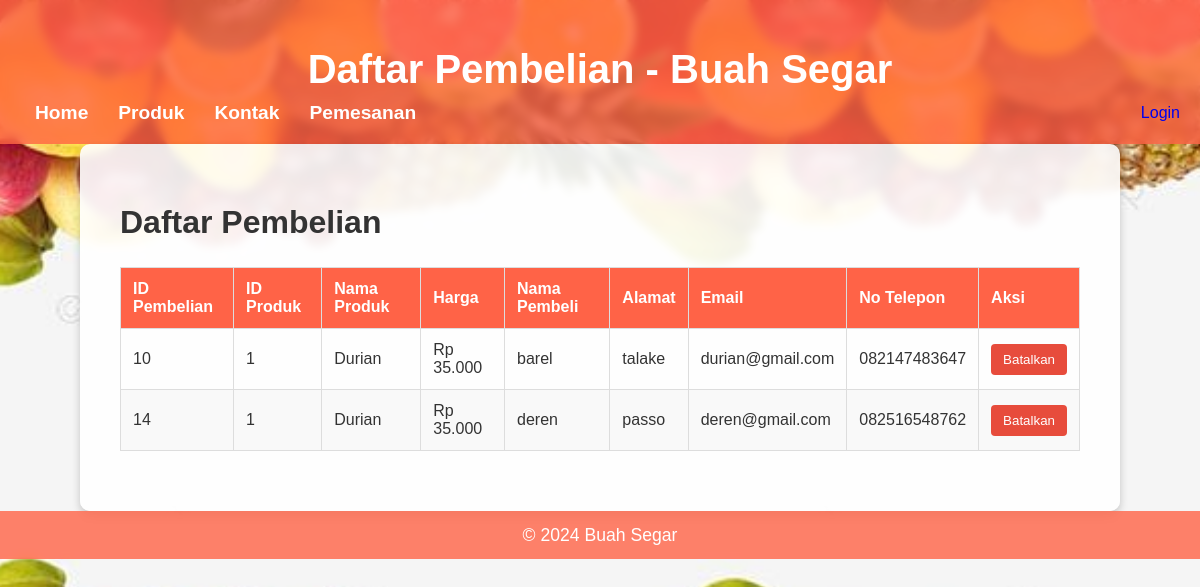
The app's page /order.php with its own data.
### tables this page shows
CREATE TABLE `tb_pemesanan` (
  `id` int(12) NOT NULL,
  `id_produk` int(255) NOT NULL,
  `nama_produk` varchar(255) NOT NULL,
  `harga` int(255) NOT NULL,
  `nama` varchar(255) NOT NULL,
  `alamat` varchar(255) NOT NULL,
  `email` varchar(255) NOT NULL,
  `telepon` varchar(255) NOT NULL
);

### order.php (the view, shortened to what this page needs)
<?php
include 'koneksi.php';
$sql = "SELECT * FROM tb_pemesanan";
$result = $conn->query($sql);
?>
<!DOCTYPE html>
<html lang="id">
<head>
</head>
<body>
    <header>
        <h1>Daftar Pembelian - Buah Segar</h1>
        <nav>
            <ul>
                <li><a href="home.php">Home</a></li>
                <li><a href="produk.php">Produk</a></li>
                <li><a href="kontak.php">Kontak</a></li>
                <li><a href="order.php">Pemesanan</a></li>
            </ul>
            <div class="login">
                <a href="login.php">Login</a>
            </div>
        </nav>
    </header>
    <div class="container">
        <h2>Daftar Pembelian</h2>
        <table>
            <thead>
                <tr>
                    <th>ID Pembelian</th>
                    <th>ID Produk</th>
                    <th>Nama Produk</th>
                    <th>Harga</th>
                    <th>Nama Pembeli</th>
                    <th>Alamat</th>
                    <th>Email</th>
                    <th>No Telepon</th>
                    <th>Aksi</th>
                </tr>
            </thead>
            <tbody>
                <?php if ($result->num_rows > 0): ?>
                    <?php while ($row = $result->fetch_assoc()): ?>
                        <tr>
                            <td><?php echo htmlspecialchars($row['id']); ?></td>
                            <td><?php echo htmlspecialchars($row['id_produk']); ?></td>
                            <td><?php echo htmlspecialchars($row['nama_produk']); ?></td>
                            <td>Rp <?php echo number_format($row['harga'], 0, ',', '.'); ?></td>
                            <td><?php echo htmlspecialchars($row['nama']); ?></td>
                            <td><?php echo htmlspecialchars($row['alamat']); ?></td>
                            <td><?php echo htmlspecialchars($row['email']); ?></td>
                            <td><?php echo htmlspecialchars($row['telepon']); ?></td>
                            <td>
                                <button class="cancel-button" data-id="<?php echo $row['id']; ?>">Batalkan</button>
                            </td>
                        </tr>
                    <?php endwhile; ?>
                <?php else: ?>
                    <tr>
                        <td colspan="9">Tidak ada data pembelian.</td>
                    </tr>
                <?php endif; ?>
            </tbody>
        </table>
    </div>
    <footer>
        <p>&copy; <?php echo date('Y'); ?> Buah Segar</p>
    </footer>
</body>
</html>

### order.php (style rules this page uses)
body { background-image: url("background.jpeg"); background-repeat: no-repeat; background-size: cover; background-position: center; background-attachment: fixed; height: 100%; font-family: Arial, sans-serif; margin: 0; color: #333; }
header { background-color: rgba(255, 99, 71, 0.8); color: white; text-align: center; padding: 20px 0; position: relative; backdrop-filter: blur(5px); }
nav { display: flex; justify-content: space-between; align-items: center; padding: 0 20px; z-index: 1000; }
nav ul { list-style-type: none; padding: 0; margin: 0; display: flex; }
nav ul li { margin: 0 15px; }
nav ul li a { color: white; text-decoration: none; font-weight: bold; transition: color 0.3s; }
.login a { text-decoration: none; }
.container { width: 80%; margin: auto; background: rgba(255, 255, 255, 0.9); padding: 40px; border-radius: 10px; box-shadow: 0 4px 8px rgba(0, 0, 0, 0.2); backdrop-filter: blur(5px); }
h1 { font-size: 2.5em; margin-bottom: 10px; }
h2 { font-size: 2em; margin-top: 20px; }
p { font-size: 1.1em; line-height: 1.6; }
ul { list-style-type: none; padding: 0; }
ul li { font-size: 1.2em; margin: 10px 0; }
footer { background-color: rgba(255, 99, 71, 0.8); color: white; text-align: center; padding: 10px 0; position: relative; bottom: 0; width: 100%; backdrop-filter: blur(5px); }
table { width: 100%; border-collapse: collapse; margin-bottom: 20px; }
table, th, td { border: 1px solid #ddd; }
th, td { padding: 12px; text-align: left; }
th { background-color: #ff6347; color: white; }
tr:nth-child(even) { background-color: #f9f9f9; }
.cancel-button { background-color: #e74c3c; color: white; padding: 8px 12px; border: none; border-radius: 4px; cursor: pointer; transition: background-color 0.3s, transform 0.2s; }
footer p { margin: 0; }

### records on screen
tb_pemesanan: id "10", id_produk "1", nama_produk "Durian", harga "35.000", nama "barel", alamat "talake", email "durian@gmail.com", telepon "082147483647"
tb_pemesanan: id "14", id_produk "1", nama_produk "Durian", harga "35.000", nama "deren", alamat "passo", email "deren@gmail.com", telepon "082516548762"
